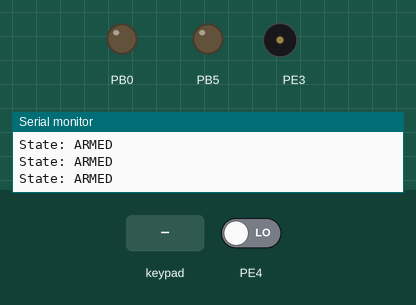
This program was run on a simulated ATmega2560, built with avr-gcc and emulated at 16 MHz. Shown: output pins drawn as LEDs (lit = HIGH), buzzer (waves = sounding), the last lines printed to the serial monitor. Wiring (inferred from the signals the program sends): 4×4 keypad with keys * 7 4 1 0 8 5 2 # 9 6 3 D C B A: rows PK4, PK5, PK6, PK7; columns PK0, PK1, PK2, PK3. Inputs (shaded band) come from the test bench; at power-on: PE4 LOW. Pins used as bus, display or sensor lines are not drawn.

Above: at 4.8 s.
4.9 s: PE4 driven HIGH
9.5 s: keypad keys 1 2 3 4 pressed 1.5 s apart
At 11.17 s:
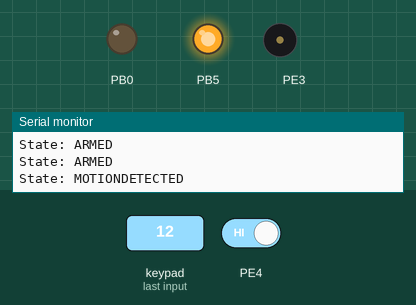
At 48.3 s:
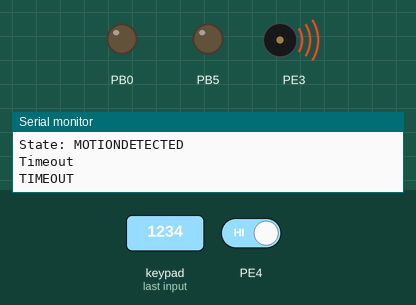
Timing chart, 0 to 50.9 s (numbered marks = the images above; inputs shaded):
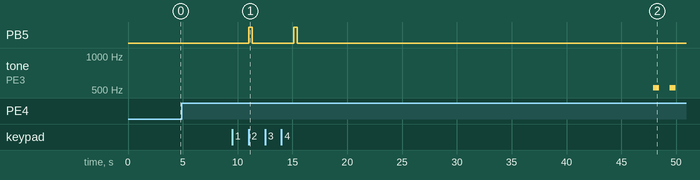

Measured:
- after the input at 9.5 s, PB5: alternates HIGH for 0.31 s and LOW for 3.8 s, 4 changes in all, then stays LOW, starting after 1.5 s

The program:

main.c
```c
/*
 * main.c
 *
 * Created: 23.4.2022
 * Author: Oskari Arpinen
 */

#define F_CPU 16000000UL
#define FOSC 16000000UL // Clock Speed
#define BAUD 9600
#define MYUBRR (FOSC/16/BAUD-1)

#include <avr/io.h>
#include <avr/interrupt.h>
#include <util/delay.h>
#include <util/setbaud.h>
#include <stdio.h>
#include "keypad.h"
#include <stdbool.h>

volatile int8_t g_STATE = 0;

#define SLAVE_ADDRESS 85 // 0b1010101

#define ARMED 0
#define MOTIONDETECTED 1
#define DISARMED 2
#define RESET 3
#define TIMEOUT 4

#define TIMELIMIT 300

int8_t g_user_given_password[4];

static void
USART_init(uint16_t ubrr)
{
	/* Set baud rate in the USART Baud Rate Registers (UBRR) */
	UBRR0H = (unsigned char) (ubrr >> 8);
	UBRR0L = (unsigned char) ubrr;

	/* Enable receiver and transmitter on RX0 and TX0 */
	UCSR0B |= (1 << RXEN0) | (1 << TXEN0); //NOTE: the ATmega2560 has 4 UARTs: 0,1,2,3
	// UCSR0B |= (1 << 4) | (1 << 3);

	/* Set frame format: 8 bit data, 2 stop bit */
	UCSR0C |= (1 << USBS0) | (3 << UCSZ00);
	// UCSR0C |= (1 << 3) | (3 << 1);

}

static void
USART_Transmit(unsigned char data, FILE *stream)
{
	/* Wait until the transmit buffer is empty*/
	while(!(UCSR0A & (1 << UDRE0)))
	{
		;
	}

	/* Puts the data into a buffer, then sends/transmits the data */
	UDR0 = data;
}

static char
USART_Receive(FILE *stream)
{
	/* Wait until the transmit buffer is empty*/
	while(!(UCSR0A & (1 << UDRE0)))
	{
		;
	}

	/* Get the received data from the buffer */
	return UDR0;
}

// Setup the stream functions for UART
FILE uart_output = FDEV_SETUP_STREAM(USART_Transmit, NULL, _FDEV_SETUP_WRITE);
FILE uart_input = FDEV_SETUP_STREAM(NULL, USART_Receive, _FDEV_SETUP_READ);


int
input_password(int password_length){

	/* This function is responsible for the keypad password input */

	int index = 0;
	int timer = 0;
	int8_t temp_read = 122;

	KEYPAD_Init();
	USART_init(MYUBRR);
	stdout = &uart_output;
	stdin = &uart_input;

	// Key press indicator led
	DDRB |= (1 << PB5);


	while (1)
	{
		// Get key press using the provided keypad function
		temp_read = KEYPAD_GetKey();

		// If the press is "#", exits the input loop
		if (temp_read == 35)
		{
			return 1;
		}

		if (timer >= TIMELIMIT)
		{
			return 0;
		}

		// If the press is 0-9 & the index is not above 3
		else if (temp_read >= 48 && temp_read <= 57 && index <= 3)
		{
			PORTB &= ~(1 << PB7);
			PORTB |=  (1 << PB5);

			// Store the number to the current index position
			g_user_given_password[index] = temp_read;
			index++;

			// Wait until the key is depressed
			while(temp_read != 122)
			{
				temp_read = KEYPAD_GetKey();
				_delay_ms(100);
			}

			PORTB &=  ~(1 << PB5);
		}

		// Backspace, if "*" is received, removes the last number inputted
		else if (temp_read == 42 && index >= 1)
		{
			PORTB |=  (1 << PB7);
			g_user_given_password[index-1] = 0;
			index--;

			// Wait until the key is depressed
			while(temp_read != 122)
			{
				temp_read = KEYPAD_GetKey();
				_delay_ms(100);
			}

			PORTB &=  ~(1 << PB7);
		}

		_delay_ms(100);
		timer++;
	}
}

bool
compare_passwords(int8_t stored_password[], int8_t given_password[], int password_length)
{
	/* This function compares the "stored" password and the user inputted password */

	int index;

	// Goes through the array and compares each item, when it finds the first that does not match, returns 0
	for (index = 0; index <= password_length-1; index++ )
	{
		if (stored_password[index] != given_password[index])
		{
			return 0;
		}
	}
	// If no different elements are found, returns 1
	return 1;
}

ISR
(TIMER3_COMPA_vect)
{
	TCNT3 = 0; // reset timer counter
}

int
main(void)
{

	USART_init(MYUBRR);
	stdout = &uart_output;
	stdin = &uart_input;
	// SPI COMMUNICATION //
	/* set SS, MOSI and SCK as output, pins 53 (PB0), 51 (PB2) and 52 (PB1) */
	DDRB |= (1 << PB0) | (1 << PB1) | (1 << PB2); // SS as output
	/* set SPI enable and master/slave select, making MEGA the master */
	SPCR |= (1 << 6) | (1 << 4);
	/* set SPI clock rate to 1 MHz */
	SPCR |= (1 << 0);

	// Defining the keypad pins as input
	DDRK = 0b00000000;

	// Motion sensor input pin, MEGA pin 2
	DDRE &= ~(1 << PE4);

	// Reset button pin
	DDRA &= ~(1 << PA2);

	// Motion sensor state variable
	bool s_sensor_state = 0;
	bool b_resetbutton_state = 0;
	bool password_state = 0;

	int password_length = 4;
	int timeout = 0;

	int8_t status;

	// Defining the password for the alarm system
	int8_t stored_password[4];
	stored_password[0] = 49;
	stored_password[1] = 50;
	stored_password[2] = 51;
	stored_password[3] = 52;

	unsigned int spi_send_data = 1;

	// BUZZER SETUP
	/* set up the ports and pins */
	DDRE |= (1 << PE3); // OC3A is located in digital pin 5

	// Enable interrupts command
	sei();

	/* set up the 16-bit timer/counter3, mode 9 */
	TCCR3B = 0; // reset timer/counter 3
	TCNT3  = 0;
	TCCR3A |= (1 << 6); // set compare output mode to toggle
	// mode 9 phase correct
	TCCR3A |= (1 << 0); // set register A WGM[1:0] bits
	TCCR3B |= (1 << 4); // set register B WBM[3:2] bits
	TIMSK3 |= (1 << 1); // enable compare match A interrup
	OCR3A = 15296; //  C5 523 Hz, no prescaler

	while (1)
	{
		/*
			State machine - switch case
			Three different states: ARMED, MOTIONDETECTED and DISARMED
		*/

		// HOW TO CONNECT THE UNO AND MEGA:
		// mega -> uno
		// digital 52 -> digital 13
		// digital 50 -> digital 12
		// digital 51 -> digital 11
		// digital 53 -> digital 10
		// ALSO CONNECT THE GROUND WIRES

		/* send byte to slave */
		PORTB &= ~(1 << PB0); // SS LOW
		SPDR = g_STATE; // send byte using SPI data register
		while(!(SPSR & (1 << SPIF)))
		{
			/* wait until the transmission is complete */
			;
		}


		switch(g_STATE)
		{
			case ARMED:
				printf("State: ARMED\n\r");
				// Read movement sensor state
				s_sensor_state = (PINE & (1 << PE4));
				if (0 != s_sensor_state)
				{
					g_STATE = 1;
				}
				_delay_ms(1000);
			break;

			case MOTIONDETECTED:
				printf("State: MOTIONDETECTED\n\r");
				PORTB |=  (1 << PB7);

				// Go to password input subroutine
				timeout = input_password(password_length);
				if (timeout == 0)
				{
					// If timeout occured, change state to timeout
					printf("Timeout\n\r");
					_delay_ms(1000);
					g_STATE = TIMEOUT;
					continue;
				}
				// Compare passwords with function created
				password_state = compare_passwords(stored_password, g_user_given_password, 4);
				if (password_state != 0)
				{
					// Disarms system if passwords match
					g_STATE = DISARMED;
				}
				else
				{
					SPDR = 5;
					while(!(SPSR & (1 << SPIF)))
					{
						/* wait until the transmission is complete */
						;
					}
					_delay_ms(1500);
				}
			break;

			case DISARMED:
				printf("State: DISARMED\n\r");
				// Read reset button status
				b_resetbutton_state = (PINA & (1 << PA2));
				if (b_resetbutton_state != 0)
				{
					SPDR = 3;
					while(!(SPSR & (1 << SPIF)))
					{
						/* wait until the transmission is complete */
						;
					}
					// Change state
					g_STATE = RESET;
					_delay_ms(1000);
					continue;
				}
			break;

			case RESET:
				printf("Resetting...\n\r");
				// Send int to Uno
				SPDR = 0;
				while(!(SPSR & (1 << SPIF)))
				{
					/* wait until the transmission is complete */
					;
				}
				_delay_ms(1000);

				// Reset password
				g_user_given_password[0] = 0;
				g_user_given_password[1] = 0;
				g_user_given_password[2] = 0;
				g_user_given_password[3] = 0;
				_delay_ms(5000);
				g_STATE = ARMED;
			break;

			case TIMEOUT:
				TCCR3B |= (1 << 0);
				printf("TIMEOUT\n\r");
				_delay_ms(500);
				TCCR3B &= ~(1 << 0);
			break;

		}
		_delay_ms(1000);
	}

	return 0;
}
```

delay.c
```c
// (licence header left out)
 /***************************************************************************************************
                             Revision History
****************************************************************************************************
15.0: Initial version
***************************************************************************************************/
#include<util/delay.h>
#include"delay.h"


/***************************************************************************************************
                        void DELAY_sec(uint16_t var_delaySecCount_u16)
****************************************************************************************************
  * I/P Arguments: uint16_t.
  * Return value	: none

  * description:
      This function is used generate delay in sec .
      It generates a delay of 1sec for each count,
      if 10 is passed as the argument then it generates delay of 10sec
***************************************************************************************************/
void DELAY_sec(uint16_t var_delaySecCount_u16)
 {
	 while(var_delaySecCount_u16!=0)
	  {
	     DELAY_ms(1000);	      /* DELAY_ms is called to generate 1sec delay */
		 var_delaySecCount_u16--;
		}
  }
```

delay.h
```c
// (licence header left out)
 /***************************************************************************************************
                             Revision History
****************************************************************************************************
15.0: Initial version
***************************************************************************************************/

#ifndef _DELAY_H
#define _DELAY_H

#include <util/delay.h>
#include"stdutils.h"


/***************************************************************************************************
                             Function prototypes
***************************************************************************************************/

/* DELAY_us and DELAY_ms are mapped to the library functions provided by WinAvr compiler */

#define  DELAY_us(x)  _delay_us(x)
#define  DELAY_ms(x)  _delay_ms(x)
void DELAY_sec(uint16_t var_delaySecCount_u16);
/**************************************************************************************************/

#endif
```

stdutils.h
```c
// (licence header left out)
/***************************************************************************************************
                             Revision History
****************************************************************************************************
15.0: Initial version
***************************************************************************************************/


#ifndef _STD_UTIL_H_
#define	_STD_UTIL_H_

/***************************************************************************************************
    Basic data types for 8051/PIC/AVR 8bit controllers
 ***************************************************************************************************/

/**----------char 8-bit--------
     char (-128 to 127)
     signed char (-128 to 127)
     unsigned char (0 - 255)
	-----------------------------*/

/**---------int 16-bit----------
	 int (-32768 to 32767)
	 signed int (-32768 to 32767)
     unsigned int (0 to 65535)
	 -----------------------------*/

typedef signed char     sint8_t;
typedef unsigned char   uint8_t;

typedef signed int      sint16_t;
typedef unsigned int    uint16_t;

typedef signed long int    sint32_t;
typedef unsigned long int  uint32_t;

#define C_SINT8_MAX   0x7F
#define C_SINT8_MIN  -128

#define C_UINT8_MAX   0xFF
#define C_UINT8_MIN   0x00

#define C_SINT16_MAX  32767
#define C_SINT16_MIN -32768

#define C_UINT16_MAX  0xFFFF
#define C_UINT16_MIN  0x00

#define C_SINT32_MAX  2147483647
#define C_SINT32_MIN -2147483648

#define C_UINT32_MAX  0xFFFFFFFF
#define C_UINT32_MIN  0x00
/***************************************************************************************************/


/***************************************************************************************************
                           Definition of common Bit-Masks
 ***************************************************************************************************/
#define  M_BIT0   0x0001u
#define  M_BIT1   0x0002u
#define  M_BIT2   0x0004u
#define  M_BIT3   0x0008u
#define  M_BIT4   0x0010u
#define  M_BIT5   0x0020u
#define  M_BIT6   0x0040u
#define  M_BIT7   0x0080u
#define  M_BIT8   0x0100u
#define  M_BIT9   0x0200u
#define  M_BIT10  0x0400u
#define  M_BIT11  0x0800u
#define  M_BIT12  0x1000u
#define  M_BIT13  0x2000u
#define  M_BIT14  0x4000u
#define  M_BIT15  0x8000u
/**************************************************************************************************/


/***************************************************************************************************
                           Port Direction configurations
 ***************************************************************************************************/
#define C_PinOutput_U8     0x01u
#define C_PinInput_U8      0x00u
#define C_PortOutput_U8    0xffu
#define C_PortInput_U8     0x00u
/**************************************************************************************************/


/***************************************************************************************************
                              Commonly used constants
 **************************************************************************************************/
#define C_ZERO_U8          0x00u
#define C_NULL_U8          0x00u
#define NULL_CHAR          0x00u


#define FALSE              0x00u
#define TRUE               0x01u

#define C_NOTOK_U8         0x00u
#define C_OK_U8            0x01u

#define C_INVALID_U8       0x00u
#define C_VALID_U8         0x01u

#define C_FAILED_U8        0x00u
#define C_SUCCESSFUL_U8    0x01u
#define C_BUSY_U8          0x02u
/**************************************************************************************************/


/***************************************************************************************************
                                Macros for Bit Manipulation
 ****************************************************************************************************/
#define  util_GetBitMask(bit)          (1<<(bit))
#define  util_BitSet(x,bit)            ((x) |=  util_GetBitMask(bit))
#define  util_BitClear(x,bit)          ((x) &= ~util_GetBitMask(bit))
#define  util_BitToggle(x,bit)         ((x) ^=  util_GetBitMask(bit))
#define  util_UpdateBit(x,bit,val)     ((val)? util_BitSet(x,bit): util_BitClear(x,bit))


#define  util_GetBitStatus(x,bit)      (((x)&(util_GetBitMask(bit)))!=0u)
#define  util_IsBitSet(x,bit)          (((x)&(util_GetBitMask(bit)))!=0u)
#define  util_IsBitCleared(x,bit)      (((x)&(util_GetBitMask(bit)))==0u)


#define  util_AreAllBitsSet(x,BitMask) (((x)&(BitMask))==BitMask)
#define  util_AreAnyBitsSet(x,BitMask) (((x)&(BitMask))!=0x00u)
/**************************************************************************************************/


/***************************************************************************************************
                             Macros to find the mod of a number
 ***************************************************************************************************/
#define util_GetMod8(dividend,divisor)  (uint8_t) (dividend - (divisor * (uint8_t) (dividend/divisor)))
#define util_GetMod16(dividend,divisor) (uint16_t)(dividend - (divisor * (uint16_t)(dividend/divisor)))
#define util_GetMod32(dividend,divisor) (uint32_t)(dividend - (divisor * (uint32_t)(dividend/divisor)))
/***************************************************************************************************/


/***************************************************************************************************
                          Macros for Dec2Ascii,Hec2Ascii and Acsii2Hex conversion
 ****************************************************************************************************/
#define util_Dec2Ascii(Dec)	 ((Dec)+0x30)
#define util_Hex2Ascii(Hex) (((Hex)>0x09) ? ((Hex) + 0x37): ((Hex) + 0x30))
#define util_Ascii2Hex(Asc) (((Asc)>0x39) ? ((Asc) - 0x37): ((Asc) - 0x30))
/***************************************************************************************************/


/***************************************************************************************************
                     Macros to extract the nibbles
 ***************************************************************************************************/
#define util_ExtractNibble0to4(x)    (uint8_t) ((x) & 0x0Fu)
#define util_ExtractNibble4to8(x)    (uint8_t) (((x)>>4)  & 0x0Fu)
#define util_ExtractNibble8to12(x)   (uint8_t) (((x)>>8)  & 0x0Fu)
#define util_ExtractNibble12to16(x)  (uint8_t) (((x)>>12) & 0x0Fu)
/**************************************************************************************************/


/***************************************************************************************************
                     Macros to extract the Byte
 ***************************************************************************************************/
#define util_ExtractByte0to8(x)    (uint8_t) ((x) & 0xFFu)
#define util_ExtractByte8to16(x)   (uint8_t) (((x)>>8) & 0xFFu)
#define util_ExtractByte16to28(x)  (uint8_t) (((x)>>16) & 0xFFu)
#define util_ExtractByte28to32(x)  (uint8_t) (((x)>>28) & 0xFFu)
/**************************************************************************************************/


#endif
```

Source omitted: keypad.c (10091 bytes), keypad.h (3337 bytes)
